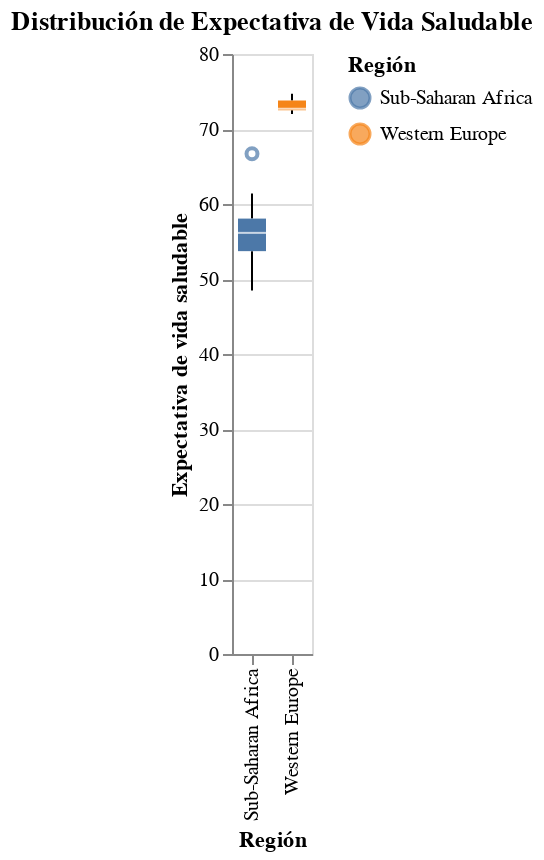

Notebook cell for this chart:
### Code cell
life_expectancy= alt.Chart(africa_y_europa).mark_boxplot().encode(
    x=alt.X('regional indicator:N', title='Región'),
    y=alt.Y('healthy life expectancy:Q', title='Expectativa de vida saludable'),
    color=alt.Color('regional indicator:N', title='Región')
    ).properties(
    title='Distribución de Expectativa de Vida Saludable'
    )

life_expectancy
